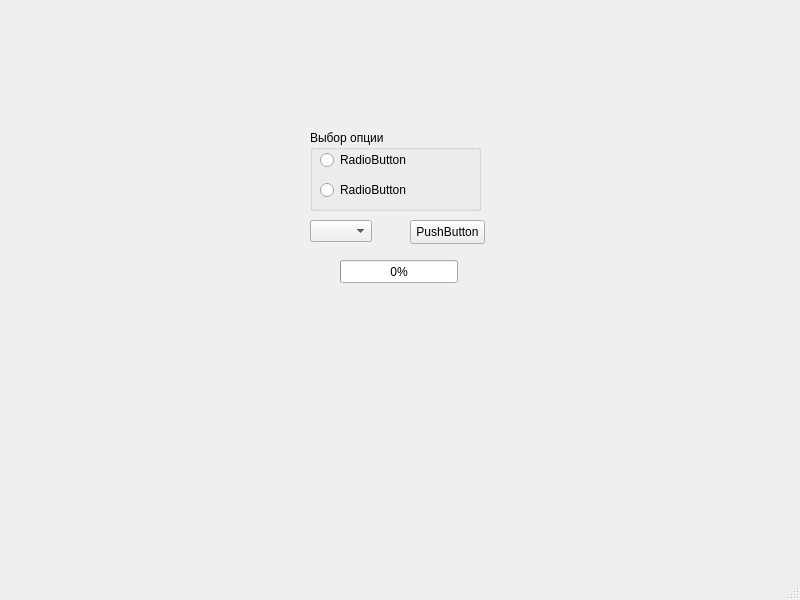
<?xml version="1.0" encoding="UTF-8"?>
<ui version="4.0">
 <class>MainWindow</class>
 <widget class="QMainWindow" name="MainWindow">
  <property name="geometry">
   <rect>
    <x>0</x>
    <y>0</y>
    <width>800</width>
    <height>600</height>
   </rect>
  </property>
  <property name="windowTitle">
   <string>MainWindow</string>
  </property>
  <widget class="QWidget" name="centralwidget">
   <widget class="QPushButton" name="pushButton">
    <property name="geometry">
     <rect>
      <x>410</x>
      <y>220</y>
      <width>75</width>
      <height>24</height>
     </rect>
    </property>
    <property name="text">
     <string>PushButton</string>
    </property>
   </widget>
   <widget class="QGroupBox" name="groupBox">
    <property name="geometry">
     <rect>
      <x>310</x>
      <y>130</y>
      <width>171</width>
      <height>81</height>
     </rect>
    </property>
    <property name="title">
     <string>Выбор опции</string>
    </property>
    <widget class="QRadioButton" name="radioButton_1">
     <property name="geometry">
      <rect>
       <x>10</x>
       <y>20</y>
       <width>89</width>
       <height>20</height>
      </rect>
     </property>
     <property name="text">
      <string>RadioButton</string>
     </property>
    </widget>
    <widget class="QRadioButton" name="radioButton_2">
     <property name="geometry">
      <rect>
       <x>10</x>
       <y>50</y>
       <width>89</width>
       <height>20</height>
      </rect>
     </property>
     <property name="text">
      <string>RadioButton</string>
     </property>
    </widget>
   </widget>
   <widget class="QComboBox" name="comboBox">
    <property name="geometry">
     <rect>
      <x>310</x>
      <y>220</y>
      <width>62</width>
      <height>22</height>
     </rect>
    </property>
   </widget>
   <widget class="QProgressBar" name="progressBar">
    <property name="geometry">
     <rect>
      <x>340</x>
      <y>260</y>
      <width>118</width>
      <height>23</height>
     </rect>
    </property>
    <property name="value">
     <number>0</number>
    </property>
   </widget>
  </widget>
  <widget class="QMenuBar" name="menubar">
   <property name="geometry">
    <rect>
     <x>0</x>
     <y>0</y>
     <width>800</width>
     <height>22</height>
    </rect>
   </property>
  </widget>
  <widget class="QStatusBar" name="statusbar"/>
 </widget>
 <resources/>
 <connections/>
</ui>
